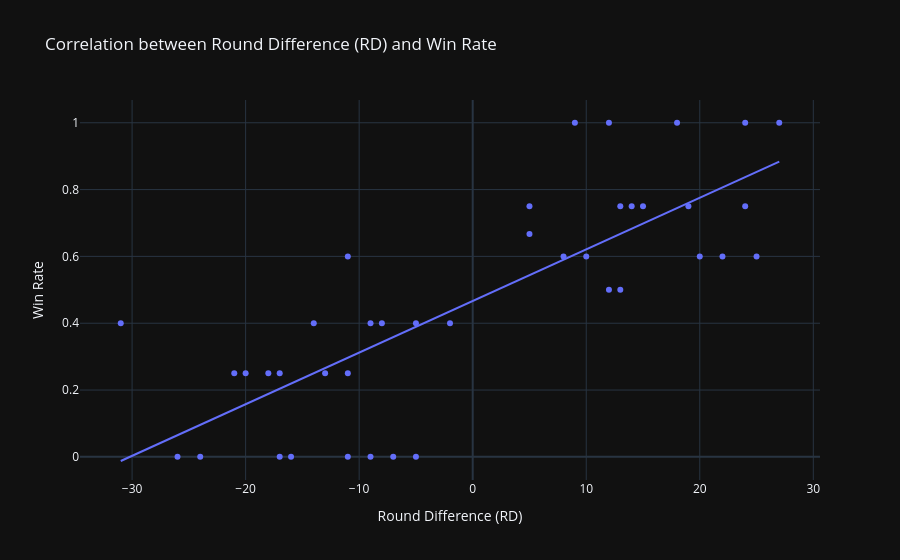

Here is the notebook cell this chart was saved with:
### Code cell
import plotly.express as px
import pandas as pd

fig = px.scatter(
    df_24, 
    x='RD', 
    y='Win Rate', 
    title='Correlation between Round Difference (RD) and Win Rate',
    labels={'RD': 'Round Difference (RD)', 'Win Rate': 'Win Rate'},
    trendline="ols",
    template="plotly_dark"
)

fig.show()

### Figure 1 — Plotly figure (JSON) as saved in the notebook; plotly's stock layout.template omitted (floating-point values rounded to 4 significant figures)
{"data": [{"hovertemplate": "Round Difference (RD)=%{x}<br>Win Rate=%{y}<extra></extra>", "legendgroup": "", "marker": {"color": "#636efa", "symbol": "circle"}, "mode": "markers", "name": "", "orientation": "v", "showlegend": false, "type": "scatter", "x": [18, 12, 14, 15, 13, 8, 22, 25, -14, -8, -5, -21, -18, -20, -17, -24, 24, 27, 19, 24, 5, -11, 20, 10, -31, -9, -2, -13, -11, -17, -9, -26, 9, 5, 13, 12, -5, -16, -7, -11], "xaxis": "x", "y": [1, 1, 0.75, 0.75, 0.75, 0.6, 0.6, 0.6, 0.4, 0.4, 0.4, 0.25, 0.25, 0.25, 0, 0, 1, 1, 0.75, 0.75, 0.75, 0.6, 0.6, 0.6, 0.4, 0.4, 0.4, 0.25, 0.25, 0.25, 0, 0, 1, 0.6667, 0.5, 0.5, 0, 0, 0, 0], "yaxis": "y"}, {"hovertemplate": "<b>OLS trendline</b><br>Win Rate = 0.0154532 * RD + 0.466667<br>R<sup>2</sup>=0.621896<br><br>Round Difference (RD)=%{x}<br>Win Rate=%{y} <b>(trend)</b><extra></extra>", "legendgroup": "", "marker": {"color": "#636efa", "symbol": "circle"}, "mode": "lines", "name": "", "showlegend": false, "type": "scatter", "x": [-31, -26, -24, -21, -20, -18, -17, -17, -16, -14, -13, -11, -11, -11, -9, -9, -8, -7, -5, -5, -2, 5, 5, 8, 9, 10, 12, 12, 13, 13, 14, 15, 18, 19, 20, 22, 24, 24, 25, 27], "xaxis": "x", "y": [-0.01238, 0.06488, 0.09579, 0.1421, 0.1576, 0.1885, 0.204, 0.204, 0.2194, 0.2503, 0.2658, 0.2967, 0.2967, 0.2967, 0.3276, 0.3276, 0.343, 0.3585, 0.3894, 0.3894, 0.4358, 0.5439, 0.5439, 0.5903, 0.6057, 0.6212, 0.6521, 0.6521, 0.6676, 0.6676, 0.683, 0.6985, 0.7448, 0.7603, 0.7757, 0.8066, 0.8375, 0.8375, 0.853, 0.8839], "yaxis": "y"}], "layout": {"legend": {"tracegroupgap": 0}, "title": {"text": "Correlation between Round Difference (RD) and Win Rate"}, "xaxis": {"anchor": "y", "domain": [0, 1], "title": {"text": "Round Difference (RD)"}}, "yaxis": {"anchor": "x", "domain": [0, 1], "title": {"text": "Win Rate"}}}}
